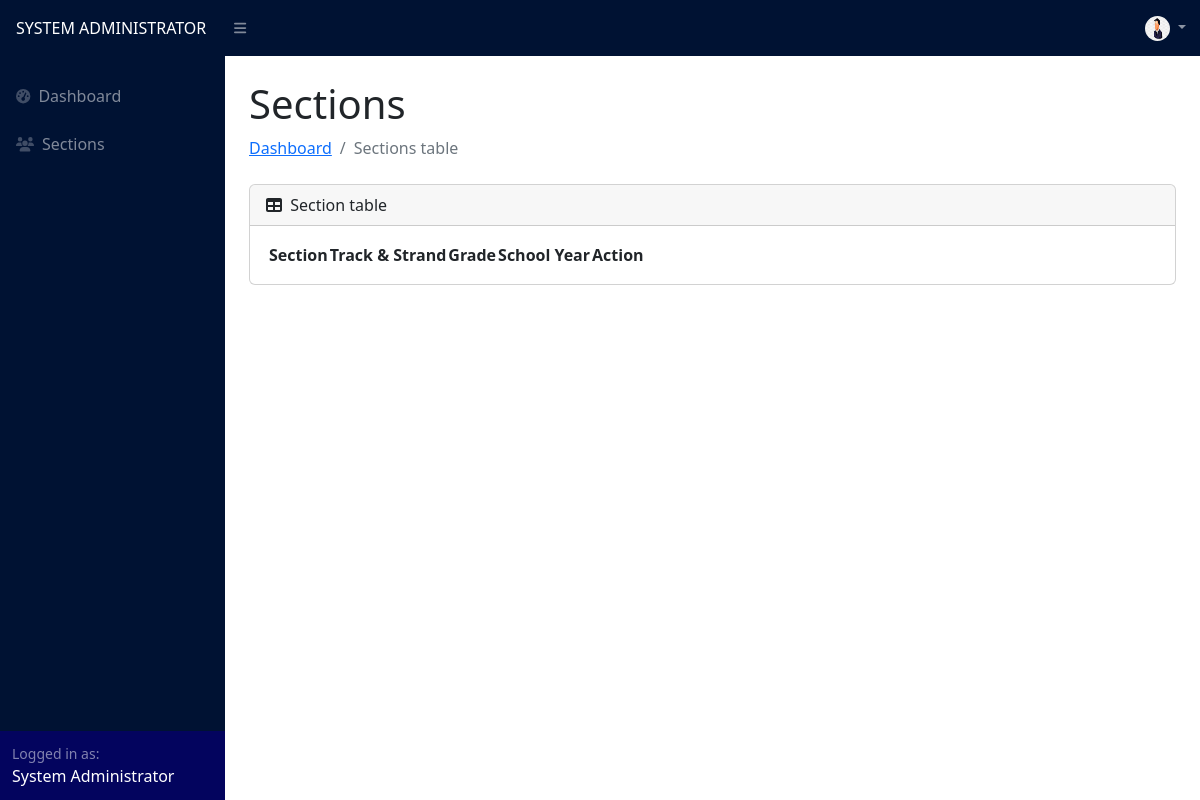
/registrar/section_table.php (signed in), run on an earlier commit of the app's database.
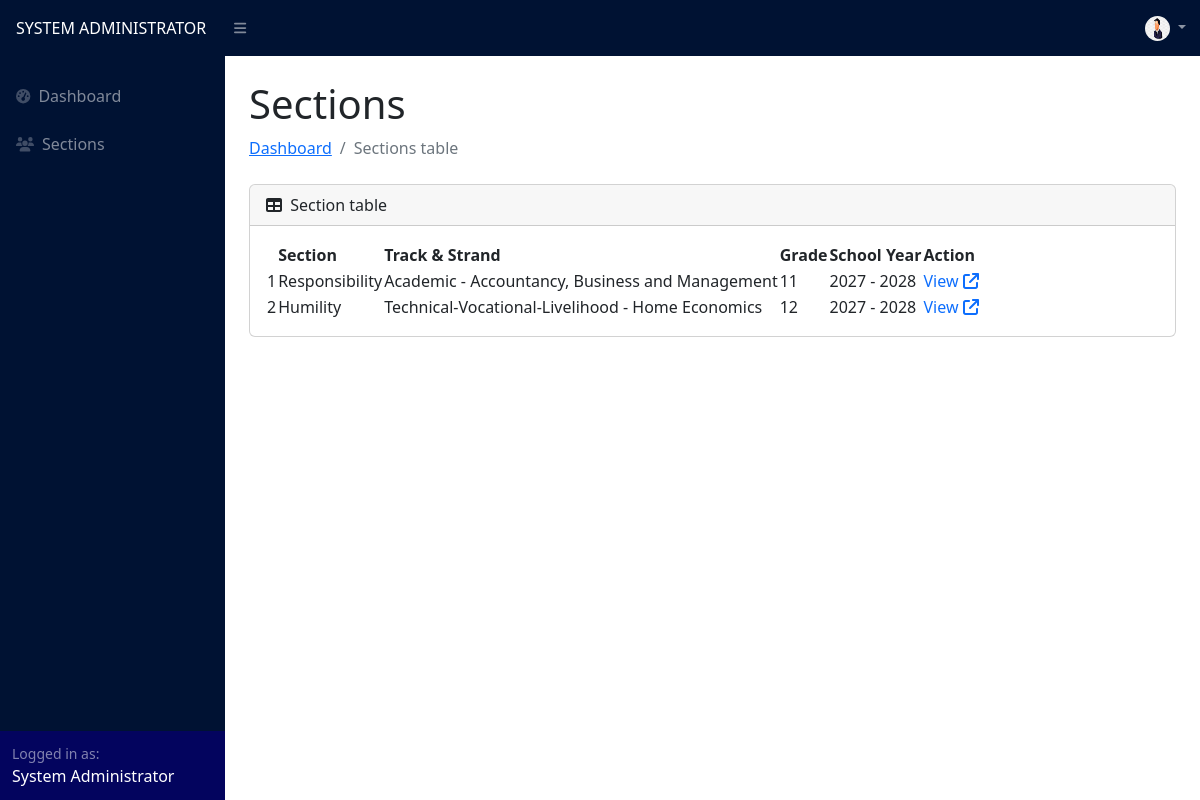
And on a later commit of the database.
### tables this page shows
CREATE TABLE `user` (
  `id` int(11) NOT NULL,
  `username` varchar(255) NOT NULL,
  `password` varchar(255) NOT NULL,
  `password2` varchar(255) NOT NULL,
  `name` varchar(255) NOT NULL,
  `user_type` varchar(255) NOT NULL,
  `section` varchar(255) NOT NULL,
  `status` varchar(255) NOT NULL,
  `profile_picture` varchar(50) NOT NULL
);

CREATE TABLE `section` (
  `id` int(11) NOT NULL,
  `name` varchar(255) NOT NULL,
  `track` varchar(255) NOT NULL,
  `strand` varchar(255) NOT NULL,
  `grade` int(255) NOT NULL,
  `adviser_id` int(11) NOT NULL,
  `adviser` varchar(255) NOT NULL,
  `school_year_id` int(11) NOT NULL,
  `school_year` varchar(255) NOT NULL,
  `is_archived` tinyint(4) NOT NULL
);

### registrar/section_table.php (the view, shortened to what this page needs)
<?php
include("../config.php");
?>
<!DOCTYPE html>
<html lang="en">
<head>
    <link href="https://cdn.jsdelivr.net/npm/simple-datatables@7.1.2/dist/style.min.css" rel="stylesheet" />
    <link href="../css/styles.css" rel="stylesheet" />
</head>
<body class="sb-nav-fixed">
    <?php include("navigation.php") ?>
    <div id="layoutSidenav_content">
        <main>
            <div class="container-fluid px-4">
                <div class="d-flex justify-content-between align-items-center mt-0">
                    <div>
                        <h1 class="mt-4">Sections</h1>
                        <ol class="breadcrumb mb-4">
                            <li class="breadcrumb-item"><a href="dashboard.php">Dashboard</a></li>
                            <li class="breadcrumb-item active">Sections table</li>
                        </ol>
                    </div>
                </div>
                <?php
                $sySQL = "SELECT * FROM school_year WHERE is_archived = 0";
                $syResult = $conn->query($sySQL);
                if ($syResult->num_rows > 0) {
                    $syRow = $syResult->fetch_assoc();
                    $school_year_id = $syRow['id'];
                }
                ?>
                <div class="card mb-4">
                    <div class="card-header d-flex justify-content-between align-items-center">
                        <div>
                            <i class="fas fa-table me-1"></i>
                            Section table
                        </div>
                    </div>
                    <div class="card-body">
                        <table id="datatablesSimple">
                            <thead>
                                <tr>
                                    <th></th>
                                    <th>Section</th>
                                    <th>Track & Strand</th>
                                    <th>Grade</th>
                                    <th>School Year</th>
                                    <th>Action</th>
                                </tr>
                            </thead>
                            <tbody>
                                <?php
                                if ($syResult->num_rows > 0) {
                                    $section = "SELECT * FROM section WHERE school_year_id = '$school_year_id' AND is_archived = 0";
                                    $sectionResult = $conn->query($section);
                                    $sectionCount = 1;
                                    while ($sectionRow = $sectionResult->fetch_assoc()) :
                                ?>
                                        <tr>
                                            <td><?php echo $sectionCount ?></td>
                                            <td><?php echo $sectionRow["name"] ?></td>
                                            <td><?php echo $sectionRow["track"] . " - " . $sectionRow["strand"] ?></td>
                                            <td><?php echo $sectionRow["grade"] ?></td>
                                            <td><?php echo $sectionRow["school_year"] ?></td>
                                            <td>
                                                <a href="student_table.php?id=<?php echo $sectionRow['id'] ?>" style="text-decoration: none;">
                                                    View
                                                    <i class="fa-solid fa-arrow-up-right-from-square"></i>
                                                </a>
                                            </td>
                                        </tr>
                                <?php
                                        $sectionCount++;
                                    endwhile;
                                }
                                ?>
                            </tbody>
                        </table>
                    </div>
                </div>
            </div>
        </main>
    </div>
    </div>
</body>
</html>

### registrar/navigation.php (shortened to what this page needs)
<nav class="sb-topnav navbar navbar-expand navbar-dark" style="background-color: #001233;">
    <a class="navbar-brand ps-3 text-uppercase fs-6" href="dashboard.php"><?php echo $_SESSION['user_type'] ?></a>
    <button class="btn btn-link btn-sm order-1 order-lg-0 me-4 me-lg-0" id="sidebarToggle" href="#!"><i class="fas fa-bars"></i></button>
    <div class="ms-auto me-2" style="width: 55px;">
        <ul class="navbar-nav ms-auto ms-md-0 me-3 me-lg-4">
            <li class="nav-item dropdown">
                <a class="nav-link dropdown-toggle" id="navbarDropdown" href="#" role="button" data-bs-toggle="dropdown" aria-expanded="false">
                    <?php
                    $id = $_SESSION['id'];
                    $profilePic = "SELECT `profile_picture` FROM `user` WHERE id = '$id'";
                    $profilePicResult = $conn->query($profilePic);
                    $profilePicRow = $profilePicResult->fetch_assoc();
                    $profilePicImage = $profilePicRow['profile_picture'];
                    if ($profilePicRow['profile_picture'] != '') { ?>
                        <img src="../profile_pic/<?php echo $profilePicImage ?>" style="border-radius: 100px; margin-right: 0;" width="25px" height="25px">
                    <?php } else { ?>
                        <img src="../profile_pic/default_profile.jpg" style="border-radius: 100px; margin-right: 0;" width="25px" height="25px">
                    <?php }
                    ?>
                </a>
            </li>
        </ul>
    </div>
</nav>
<div id="layoutSidenav">
    <div id="layoutSidenav_nav">
        <nav class="sb-sidenav accordion sb-sidenav-dark" id="sidenavAccordion" style="background-color: #001233;">
            <div class=" sb-sidenav-menu">
                <div class="nav mt-3">
                    <a class="nav-link" href="dashboard.php">
                        <div class="sb-nav-link-icon"><i class="fas fa-tachometer-alt"></i></div>
                        Dashboard
                    </a>
                    <a class="nav-link collapsed" href="section_table.php">
                        <div class="sb-nav-link-icon"><i class="fa-solid fa-users"></i></div>
                        Sections
                    </a>
                </div>
            </div>
            <div class="sb-sidenav-footer" style="background: #03045e;">
                <div class="small">Logged in as:</div>
                <span class="text-capitalize text-white"><?php echo $_SESSION['name'] ?></span>
            </div>
        </nav>
    </div>

What changed in the data, as far as the page shows it:
added section: name "Responsibility", track "Academic", strand "Accountancy, Business and Management", grade "11", school_year "2027 - 2028"
added section: name "Humility", track "Technical-Vocational-Livelihood", strand "Home Economics", grade "12", school_year "2027 - 2028"
